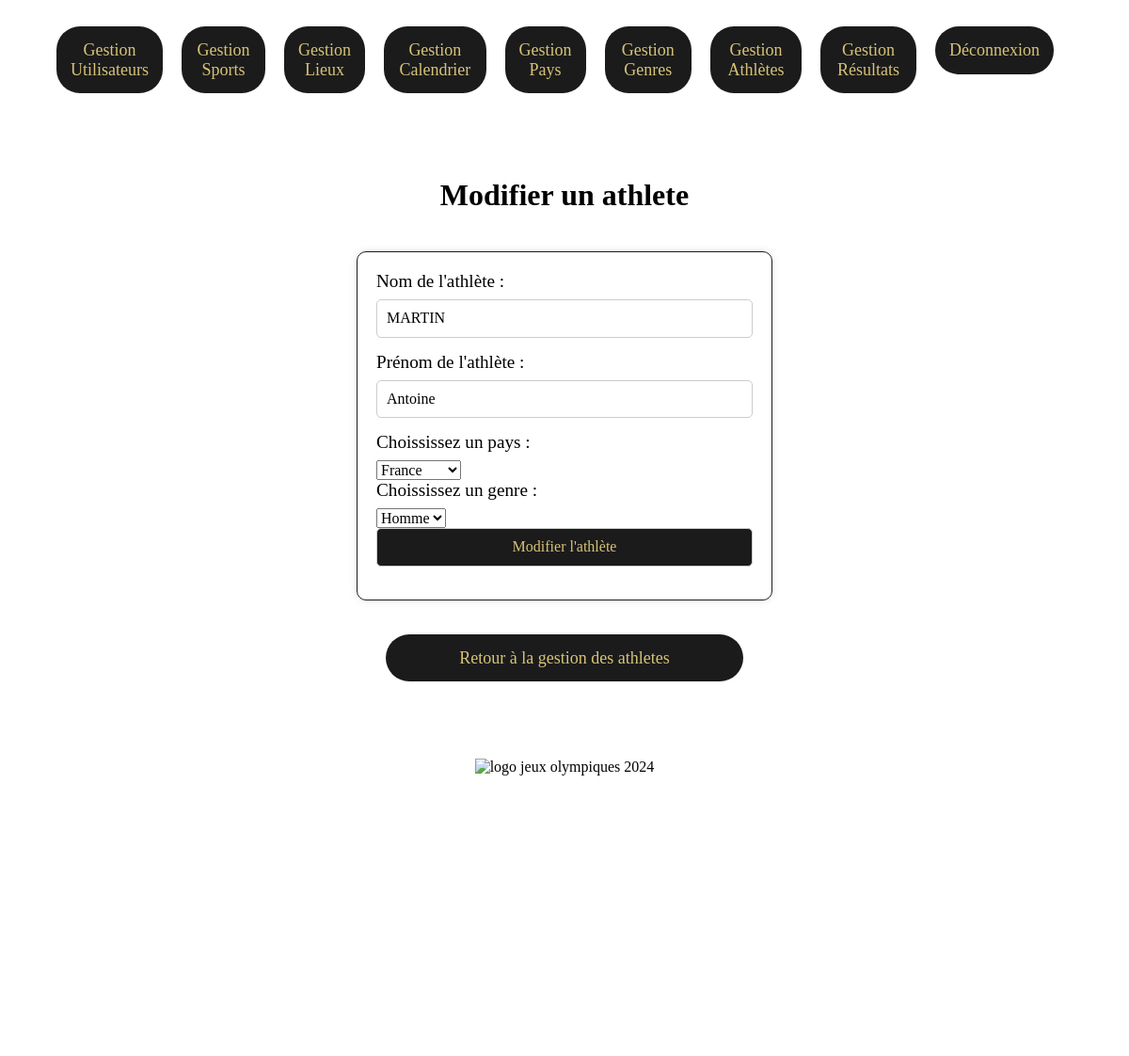
/pages/admin/admin-athletes/modify-athlete.php?idAthlete=1 (signed in), run on the app's committed database.
### tables this page shows
CREATE TABLE ATHLETE (
  PRIMARY KEY (id_athlete),
  id_athlete     INT(4) NOT NULL AUTO_INCREMENT,
  nom_athlete    VARCHAR(255),
  prenom_athlete VARCHAR(255),
  id_pays        INT(4) NOT NULL,
  id_genre       INT(4) NOT NULL
);

CREATE TABLE PAYS (
  PRIMARY KEY (id_pays),
  id_pays  INT(4) NOT NULL AUTO_INCREMENT,
  nom_pays VARCHAR(255)
);

CREATE TABLE GENRE (
  PRIMARY KEY (id_genre),
  id_genre  INT(4) NOT NULL AUTO_INCREMENT,
  nom_genre VARCHAR(255)
);

### pages/admin/admin-athletes/modify-athlete.php (the view, shortened to what this page needs)
<?php
require_once("../../../database/database.php");
$idAthlete = filter_input(INPUT_GET, 'idAthlete', FILTER_SANITIZE_SPECIAL_CHARS);
try {
    $queryAthlete = "SELECT * FROM ATHLETE WHERE id_athlete = :idAthlete";
    $statementAthlete = $connexion->prepare($queryAthlete);
    $statementAthlete->bindParam(":idAthlete", $idAthlete, PDO::PARAM_STR);
    $statementAthlete->execute();
    if ($statementAthlete->rowCount() > 0) {
        $athlete = $statementAthlete->fetch(PDO::FETCH_ASSOC);
    } else {
        $_SESSION['error'] = "Athlete non trouvé.";
        header("Location: manage-athletes.php");
        exit();
    }
} catch (PDOException $e) {
    $_SESSION['error'] = "Erreur de base de données : " . $e->getMessage();
    header("Location: manage-athletes.php");
    exit();
}
?>
<!DOCTYPE html>
<html lang="fr">
<head>
    <link rel="stylesheet" href="../../../css/normalize.css">
    <link rel="stylesheet" href="../../../css/styles-computer.css">
    <link rel="stylesheet" href="../../../css/styles-responsive.css">
</head>
<body>
    <header>
        <nav>
            <ul class="menu">
                <li><a href="../admin-users/manage-users.php">Gestion Utilisateurs</a></li>
                <li><a href="../admin-sports/manage-sports.php">Gestion Sports</a></li>
                <li><a href="../admin-places/manage-places.php">Gestion Lieux</a></li>
                <li><a href="../admin-events/manage-events.php">Gestion Calendrier</a></li>
                <li><a href="../admin-countries/manage-countries.php">Gestion Pays</a></li>
                <li><a href="../admin-gender/manage-genders.php">Gestion Genres</a></li>
                <li><a href="./manage-athletes.php">Gestion Athlètes</a></li>
                <li><a href="../admin-results/manage-results.php">Gestion Résultats</a></li>
                <li><a href="../../logout.php">Déconnexion</a></li>
            </ul>
        </nav>
    </header>
    <main>
        <h1>Modifier un athlete</h1>
        <form action="modify-athlete.php?idAthlete=<?php echo $idAthlete ?>" method="post" onsubmit="return confirm('Êtes-vous sûr de vouloir modifier cet athlete?')">
            <label for="nomAthlete">Nom de l'athlète :</label>
            <input type="text" name="nomAthlete" id="nomAthlete" value="<?php echo htmlspecialchars($athlete['nom_athlete']) ?>" required>
            <label for="prenomAthlete">Prénom de l'athlète :</label>
            <input type="text" name="prenomAthlete" id="prenomAthlete" value="<?php echo htmlspecialchars($athlete['prenom_athlete']) ?>" required>
            <label for="pays">Choississez un pays :</label>
            <select name="paysAthlete" id="pays">
                <?php
                try {
                    $queryPays = "SELECT * FROM PAYS";
                    $statementPays = $connexion->prepare($queryPays);
                    $statementPays->execute();
                    while ($pays = $statementPays->fetch(PDO::FETCH_ASSOC)) {
                        echo '<option value="' . $pays['id_pays'] . '"';
                        if ($pays['id_pays'] == $athlete['id_pays']) {
                            echo ' selected';
                        }
                        echo '>' . htmlspecialchars($pays['nom_pays']) . '</option>';
                    }
                } catch (PDOException $e) {
                    echo "Erreur: " . $e->getMessage();
                }
                ?>
            </select>
            <label for="genre">Choississez un genre :</label>
            <select name="genreAthlete" id="genre">
                <?php
                try {
                    $queryGenre = "SELECT * FROM GENRE";
                    $statementGenre = $connexion->prepare($queryGenre);
                    $statementGenre->execute();
                    while ($genre = $statementGenre->fetch(PDO::FETCH_ASSOC)) {
                        echo '<option value="' . $genre['id_genre'] . '"';
                        if ($genre['id_genre'] == $athlete['id_genre']) {
                            echo ' selected';
                        }
                        echo '>' . htmlspecialchars($genre['nom_genre']) . '</option>';
                    }
                } catch (PDOException $e) {
                    echo "Erreur: " . $e->getMessage();
                }
                ?>
            </select>
            <input type="submit" value="Modifier l'athlète">
        </form>
        <p class="paragraph-link">
            <a class="link-home" href="manage-athletes.php">Retour à la gestion des athletes</a>
        </p>
    </main>
    <footer>
        <figure>
            <img src="../../../img/logo-jo-2024.png" alt="logo jeux olympiques 2024">
        </figure>
    </footer>
</body>
</html>

### css/styles-computer.css (style rules this page uses)
header { display: flex; justify-content: right; align-items: right; width: 90%; margin: 10px auto; }
.link-home { display: flex; width: 350px; justify-content: center; align-items: center; text-decoration: none; border-radius: 25px; background-color: #1b1b1b; font-size: 18px; color: #d7c378; padding: 15px; transition: color 0.3s ease, background-color 0.3s ease; }
main { display: flex; flex-direction: column; align-items: center; }
form { width: 80%; max-width: 400px; margin: 20px auto; padding: 20px; border: 1px solid #1b1b1b; border-radius: 10px; box-shadow: 0 0 10px rgba(0, 0, 0, 0.1); }
label { display: block; font-size: 1.2em; margin-bottom: 8px; }
input { width: 100%; padding: 10px; margin-bottom: 15px; box-sizing: border-box; border: 1px solid #ccc; border-radius: 5px; }
input[type="submit"] { background-color: #1b1b1b; color: #d7c378; cursor: pointer; transition: background-color 0.3s ease, color 0.3s ease; }
figure { display: flex; height: auto; }
img { width: 100%; height: auto; }
@media screen and (min-width: 1025px) { main { width: 90%; margin: 50px auto; } }
@media screen and (min-width: 1025px) { nav ul { list-style: none; padding: 0; display: flex; font-size: 18px; } }
@media screen and (min-width: 1025px) { nav li { width: auto; margin-right: 20px; } }
@media screen and (min-width: 1025px) { nav a { display: block; text-decoration: none; color: #d7c378; background-color: #1b1b1b; padding: 15px; text-align: center; transition: color 0.3s ease, background-color 0.3s ease; border-radius: 25px; } }
@media screen and (min-width: 1025px) { footer { display: flex; margin: 50px auto; width: 90%; height: 40vh; justify-content: center; } }

### data on the page
athlete: nomAthlete "MARTIN", prenomAthlete "Antoine", paysAthlete "France", genreAthlete "Homme"
